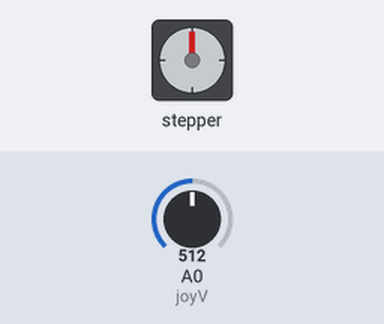
The sketch below on a simulated Arduino Uno, built with avr-gcc and run on an emulated ATmega328P. On the bench: stepper motor. Inputs (shaded band) come from the test bench; at power-on: A0 (joyV) = 512. Stepper angles assume 200 steps per turn.

Above: at 1.2 s.
1.3 s: A0 (joyV) set to 716
At 1.95 s:
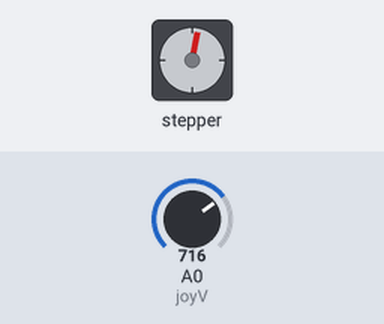
At 2.65 s:
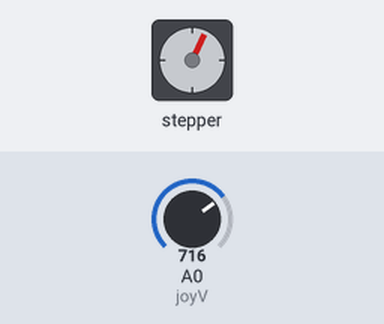
4.3 s: A0 (joyV) set to 1023
At 5.3 s:
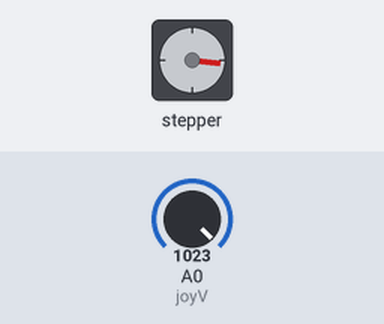
7.3 s: A0 (joyV) set to 900
10.3 s: A0 (joyV) set to 122
Timing chart, 0 to 26.9 s (numbered marks = the images above; inputs shaded):
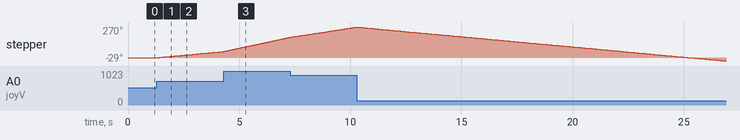

Measured:
- after the input at 1.3 s, stepper: keeps turning clockwise at about 19°/s, starting at once

The sketch:

ex8-2-2.ino
```cpp
//========== ex8-2-2.ino ============
// pins 2~5 connected to P19D-3~P19D-6
// P19D-1 and P19D-2 connected to +5V
// pin A0 connected to P24-3
//========== Global Declaration ============
const int joyV = A0; 		// joystick’s V pot connected to analog pin A0
#define  steps  200		// define a 200-step motor
#include <Stepper.h>		// include the Stepper library
Stepper myStep(steps,2,3,4,5); 	// create a Stepper object named myStep

//========== initialization ============
void setup()
{
	}
//========== Main Code ============
void loop()
{  int i = analogRead(joyV); // read the voltage of joystick’s V pot, range 0 to 1023
   i = map(i, 0,1023,0,100); // scale it for the stepper use, range 0 to 100
   if (i>60) 				// step motor rotates CW
   {  myStep.setSpeed(2+(i-50)/10);	// set motor speed
      myStep.step(5);			// set the number of steps
   }
   else if (i<40)			// step motor rotates CCW
   {  myStep.setSpeed((50-i)/10); 	// set motor speed
      myStep.step(-5); 			// set the number of steps
   }
}
```
